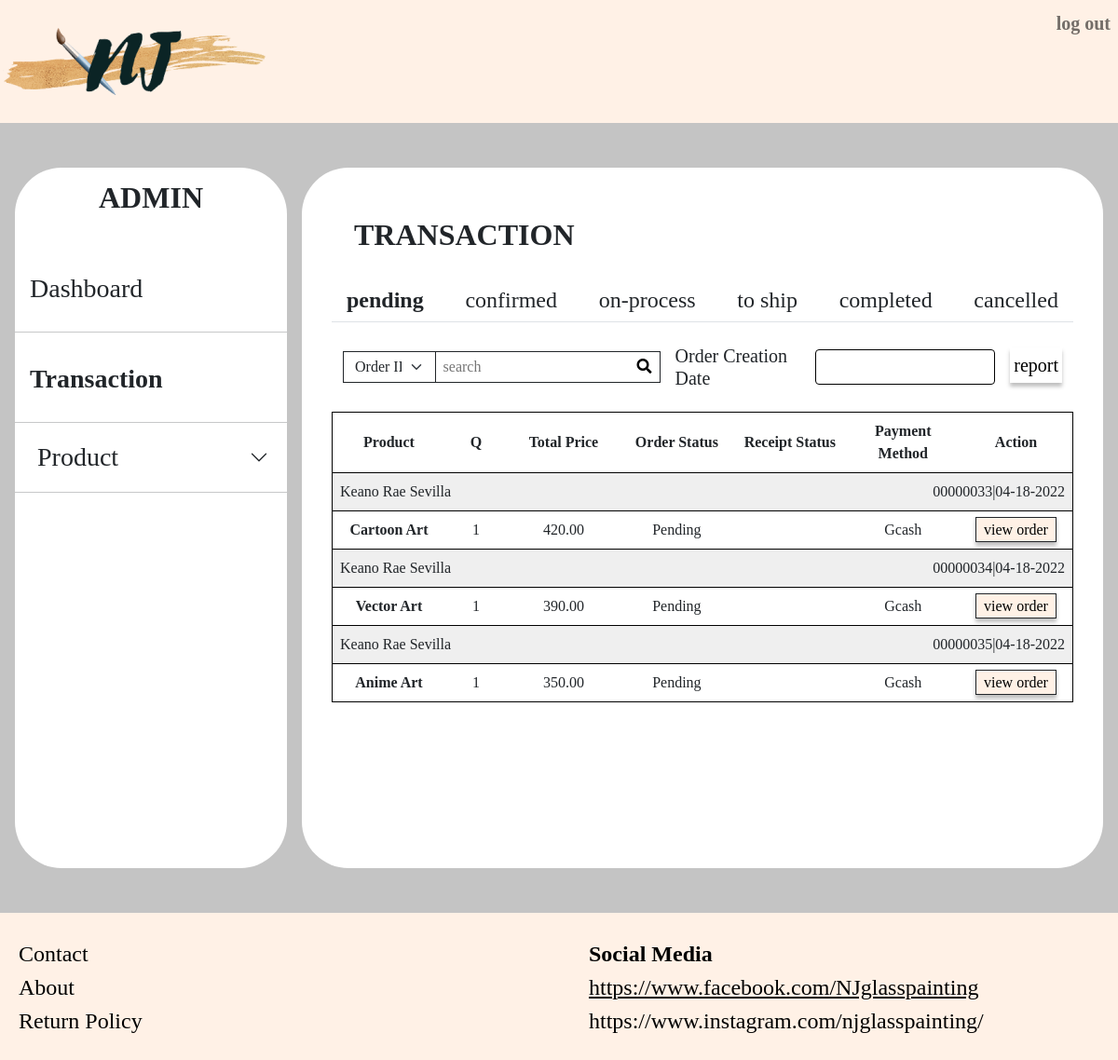
The page /users/staff/staff-transaction/pending.php (signed in) on the database its author committed.
### tables this page shows
CREATE TABLE `orders` (
  `id` mediumint(8) UNSIGNED ZEROFILL NOT NULL,
  `customer_id` mediumint(8) UNSIGNED ZEROFILL NOT NULL,
  `receiver_name` varchar(50) NOT NULL,
  `email` varchar(50) NOT NULL,
  `shipping_address` varchar(50) NOT NULL,
  `shipping_city` varchar(50) NOT NULL,
  `ship_postal_code` varchar(50) NOT NULL,
  `contact_number` varchar(50) NOT NULL,
  `shipping_fee` decimal(7,2) NOT NULL,
  `shipping_method` varchar(50) NOT NULL,
  `message` varchar(255) NOT NULL,
  `order_status` tinyint(11) NOT NULL,
  `order_date` timestamp NOT NULL DEFAULT current_timestamp(),
  `paid_date` timestamp NULL DEFAULT NULL ON UPDATE current_timestamp(),
  `shipped_date` timestamp NULL DEFAULT NULL ON UPDATE current_timestamp()
);

CREATE TABLE `product` (
  `id` int(11) NOT NULL,
  `product_name` varchar(50) NOT NULL,
  `product_cover` varchar(50) NOT NULL,
  `product_cover_path` varchar(255) NOT NULL,
  `product_details` varchar(255) NOT NULL,
  `products_rating` varchar(50) NOT NULL,
  `1ch_price` decimal(7,2) NOT NULL,
  `2ch_price` decimal(7,2) NOT NULL,
  `add_char` decimal(7,2) NOT NULL,
  `add_dedication` decimal(7,2) NOT NULL,
  `category` varchar(100) NOT NULL
);

CREATE TABLE `order_details` (
  `id` mediumint(8) UNSIGNED ZEROFILL NOT NULL,
  `order_id` mediumint(8) UNSIGNED ZEROFILL NOT NULL,
  `product_id` int(11) NOT NULL,
  `quantity` int(11) DEFAULT 0,
  `product_price` decimal(7,2) NOT NULL,
  `add_ons` decimal(7,2) NOT NULL DEFAULT 0.00,
  `add_ons_details` varchar(200) NOT NULL,
  `uploaded_image` varchar(255) NOT NULL
);

CREATE TABLE `order_status` (
  `id` int(11) NOT NULL,
  `name` varchar(50) NOT NULL
);

### users/staff/staff-transaction/pending.php (the view, shortened to what this page needs)
<?php
    include('../../../include/header.php');
    include('../../../include/navbar.php');
?>
<div class="container-fluid admin p-0">
    <br>
    <br>
    <div class="row gx-3 pb-5 px-4" style="min-height: 800px;">
        <div class="col-3 sidebar p-0 me-3">
            <p class="header text-center fw-bold fs-2 mt-2">ADMIN</p>
            <br>
            <div class="ms-1 d-flex align-items-center">
                <a class="text-reset text-decoration-none fs-3 ms-2 mb-1 w-100" href="../dashboard.php">
                    <span class="iconify fs-1 mb-1 me-1" data-icon="iwwa:dashboard"></span>Dashboard
                </a>
            </div>
            <hr>
            <div class="ms-1 d-flex align-items-center">
                <a class="text-reset text-decoration-none fw-bold fs-3 ms-2 mb-1 w-100" href="pending.php">
                    <span class="iconify fs-1 mb-1 me-1" data-icon="icon-park-outline:transaction-order"></span>Transaction
                </a>
            </div>
            <hr>
            <div class="ms-2">
                <div class="accordion" id="product-collapse">
                    <div class="accordion-item">
                        <h2 class="accordion-header" id="headingOne">
                            <button class="accordion-button fs-3 ps-2 py-1 collapsed shadow-none" type="button" data-bs-toggle="collapse" data-bs-target="#product" aria-expanded="false" aria-controls="product">
                                <span class="iconify fs-2 me-2" data-icon="bytesize:cart"></span>Product
                            </button>
                        </h2>
                    </div>
                </div>
            </div>
            <hr>
        </div>
        <div class="col right">
            <p class="fs-2 fw-bold mb-4 mt-5 mx-5">TRANSACTION</p>
            <div class="mx-3 mb-4">
                <div id="title" class="title d-flex justify-content-between mx-2 py-2 px-3 border-bottom">
                    <a class="text-reset text-decoration-none fst-normal h4 mb-0 fw-bolder" href="pending.php">pending</a>
                    <a class="text-reset text-decoration-none fst-normal h4 mb-0" href="confirmed.php">confirmed</a>
                    <a class="text-reset text-decoration-none fst-normal h4 mb-0" href="onprocess.php">on-process</a>
                    <a class="text-reset text-decoration-none fst-normal h4 mb-0" href="ship.php">to ship</a>
                    <a class="text-reset text-decoration-none fst-normal h4 mb-0" href="complete.php">completed</a>
                    <a class="text-reset text-decoration-none fst-normal h4 mb-0" href="cancelled.php">cancelled</a>
                </div>
            </div>
            <div class="row m-4">
                <div class="button-group d-flex align-items-center">
                    <div>
                        <select class="form-select shadow-none border-dark border-end-0 rounded-0 py-1" name="sort" aria-label="Floating label select example">
                            <option selected>Order ID</option>
                        </select>
                    </div>
                    <div class="d-flex me-3">
                        <input type="search" class="ps-2 py-1 border border-dark border-end-0" placeholder="search">
                        <button type="button" class="border border-dark border-start-0"><span><i class="fas fa-search mx-2"></i></span></button>
                    </div>
                    <h5 class="mb-0 me-4 lh-normal">Order Creation Date</h5>
                    <div class="col-3 me-3">
                        <input class="form-control" type="text">
                    </div>
                    <div class="mb-1" style="font-size: 20px;">
                        <button type="button" class="p-1 border-0 btn-pink btn-shadow">
                            <span class="iconify" data-icon="bxs:download"></span>report
                        </button>
                    </div>
                </div>
            </div>
            <div class="row mx-4">
                <table class="table table-responsive">
                    <thead align="center" class="align-middle">
                        <tr>
                            <th scope="col">Product</th>
                            <th scope="col" class="col-1">Q</th>
                            <th scope="col">Total Price</th>
                            <th scope="col">Order Status</th>
                            <th scope="col">Receipt Status</th>
                            <th scope="col">Payment Method</th>
                            <th scope="col">Action</th>
                        </tr>
                    </thead>
                    <tbody>
                        <tr>
                            <?php
                                $database = new Connection();
                                $db = $database->open();
                                try{
                                    $sql = "SELECT CONCAT(u.first_name,' ',u.last_name) AS fullname, product_name, o.id, od.quantity, (od.product_price*od.quantity) as total, os.name, DATE_FORMAT(o.order_date, '%m-%d-%Y') as date
                                            FROM orders o JOIN order_details od JOIN user u JOIN product p JOIN order_status os
                                            ON o.id=od.order_id AND o.customer_id=u.id AND p.id=od.product_id AND o.order_status=os.id
                                            WHERE o.order_status=1
                                            ORDER BY o.id";
                                    foreach ($db->query($sql) as $row) {
                            ?>
                            <tr style="background: rgba(196, 196, 196, 0.28);">
                                <td colspan="5"><?php echo $row['fullname']; ?></td>
                                <td class="text-end" colspan="2"><?php echo $row['id']."|".$row['date']; ?></td>
                            </tr>
                            <tr align="center">
                                <th scope="row"><?php echo $row['product_name'] ?></th>
                                <td><?php echo $row['quantity']; ?></td>
                                <td><?php echo $row['total']; ?></td>
                                <td><?php echo $row['name'] ?></td>
                                <td></td>
                                <td>Gcash</td>
                                <td>
                                    <a href="orderdetails.php?vieworder=<?php echo $row['id']; ?>"
                                        class="text-reset text-decoration-none px-2 py-1 border border-dark btn-pink btn-shadow">
                                        view order
                                    </a>
                                </td>
                            </tr>
                        </tr>
                        <?php
                            }
                        }
                        catch(PDOException $e){
                            echo "There is some problem in connection: " . $e->getMessage();
                        }
                    ?>
                    </tbody>
                </table>
            </div>
        </div>
    </div>
</div>
<?php include('../../../include/footer.php'); ?>

### assets/css/css/all.css (style rules this page uses)
.fa, .fas, .far, .fal, .fad, .fab { -moz-osx-font-smoothing: grayscale; -webkit-font-smoothing: antialiased; display: inline-block; font-style: normal; font-variant: normal; text-rendering: auto; line-height: 1; }
.fa-search:before { content: "\f002"; }
.fa, .fas { font-family: 'Font Awesome 5 Free'; font-weight: 900; }

### assets/css/styles.css (style rules this page uses)
* { margin: 0; padding: 0; box-sizing: border-box; font-family: Calibri; }
body { overflow-x: hidden; }
.btn-pink { background-color: #FFF1E6 !important; color: #000 !important; font-weight: 400; font-style: normal; }
.btn-shadow { box-shadow: 0px 4px 4px rgba(0, 0, 0, 0.25); }
.accordion-button:after { float: right; color: #000 !important; }
.accordion-item { border: 1px solid #000; }
a { cursor: pointer; }
.shipping-info .form-control, .admin .form-control { border: 1px solid #000; box-shadow: none; }
.admin { background-color: #C4C4C4; }
.sidebar, .admin .right { background: #fff; border-radius: 50px; }
.admin .accordion-item { border: none; width: 100%; }
.admin .button-group input { outline: none; }
.admin .button-group button { background-color: #fff !important; }
.admin table tr { border: 1px solid #000; }
.table { table-layout: fixed; }

### rows shown on the page
orders: fullname "Keano Rae Sevilla", id "00000033", date "04-18-2022", product.product_name "Cartoon Art", order_details.quantity "1", total "420.00", order_status.name "Pending"
orders: fullname "Keano Rae Sevilla", id "00000034", date "04-18-2022", product.product_name "Vector Art", order_details.quantity "1", total "390.00", order_status.name "Pending"
orders: fullname "Keano Rae Sevilla", id "00000035", date "04-18-2022", product.product_name "Anime Art", order_details.quantity "1", total "350.00", order_status.name "Pending"
